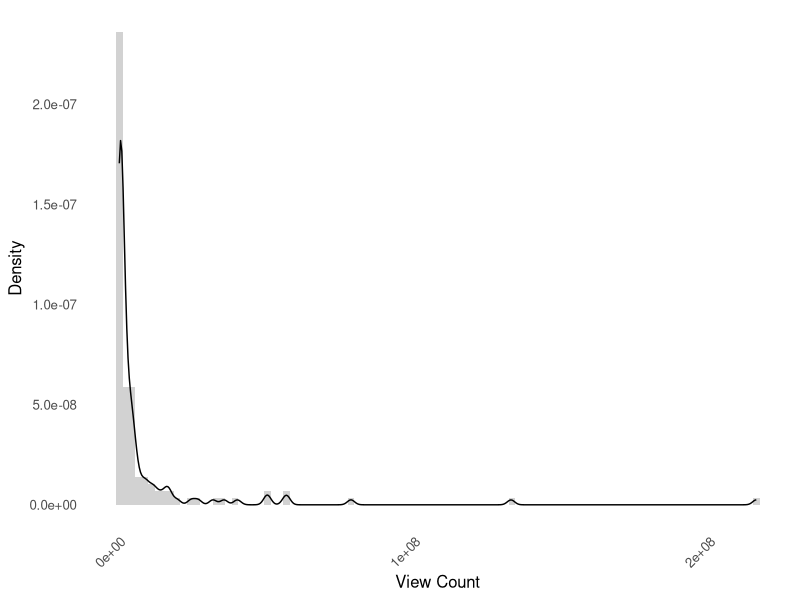
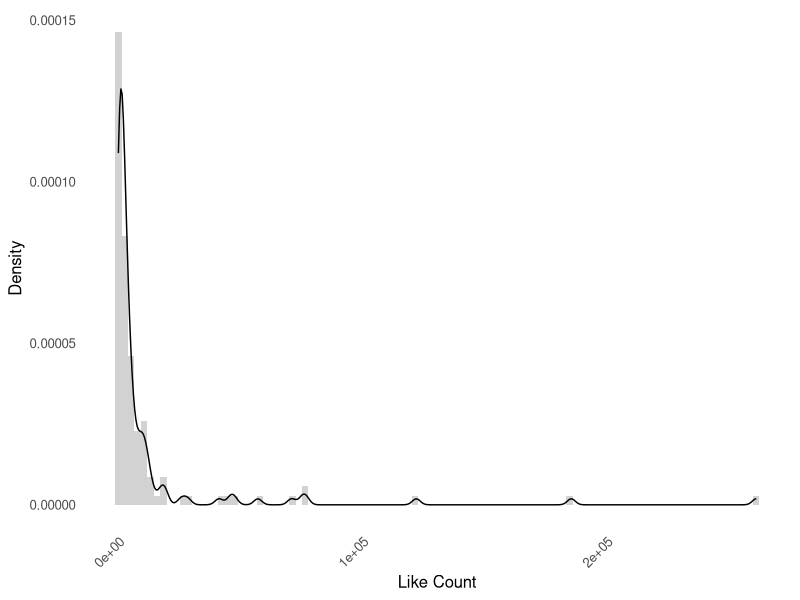
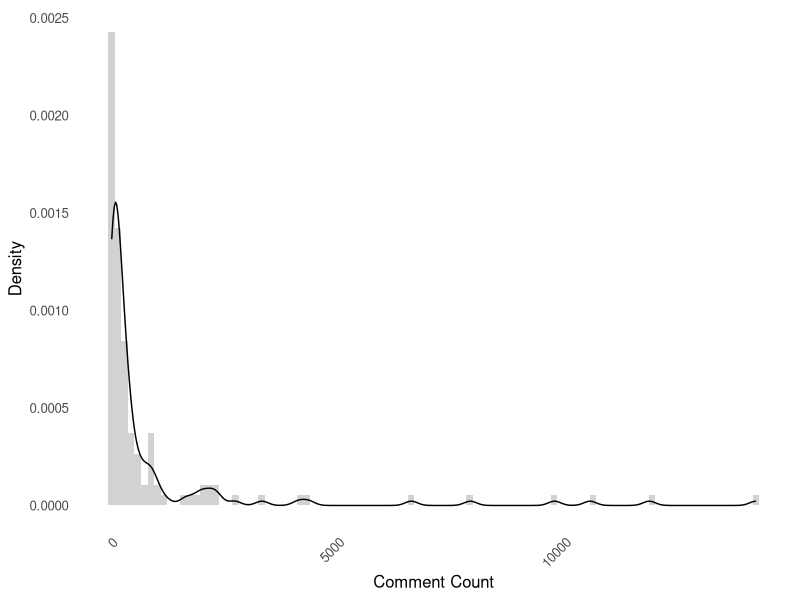

Generate these figures, in order, with R:
# Install and load necessary libraries
if (!require(ggplot2)) install.packages("ggplot2", dependencies=TRUE)
if (!require(GGally)) install.packages("GGally", dependencies=TRUE)
library(ggplot2)
library(GGally)

# Load data from CSV file
# Replace 'your_data.csv' with the path to your CSV file
data <- read.csv('Data/feature_matrix.csv')

# Define the columns that are the DVs you want to plot
dv_columns <- c("viewCount", "likeCount", "commentCount")

# Subset the data to include only the DVs
dv_data <- data[dv_columns]

# Create histograms with density plots and custom x-axis breaks

# Histogram for viewCount with adjusted x-axis breaks
p1 <- ggplot(dv_data, aes(x = viewCount)) +
  geom_histogram(aes(y = ..density..), bins = 100, fill = "grey", alpha = 0.7) +
  geom_density(color = "black", alpha = 0.7) +
  scale_x_continuous(breaks = seq(0, max(dv_data$viewCount), by = 100000000)) + # Adjust breaks
  labs(x = "View Count", y = "Density") +
  theme_minimal(base_size = 12) +
  theme(panel.background = element_rect(fill = "white", color = NA),
        plot.background = element_rect(fill = "white", color = NA),
        panel.grid.major = element_blank(),
        panel.grid.minor = element_blank(),
        axis.text.x = element_text(angle = 45, hjust = 1))

# Histogram for likeCount with default x-axis breaks
p2 <- ggplot(dv_data, aes(x = likeCount)) +
  geom_histogram(aes(y = ..density..), bins = 100, fill = "grey", alpha = 0.7) +
  geom_density(color = "black", alpha = 0.7) +
  labs(x = "Like Count", y = "Density") +
  theme_minimal(base_size = 12) +
  theme(panel.background = element_rect(fill = "white", color = NA),
        plot.background = element_rect(fill = "white", color = NA),
        panel.grid.major = element_blank(),
        panel.grid.minor = element_blank(),
        axis.text.x = element_text(angle = 45, hjust = 1))

# Histogram for commentCount with default x-axis breaks
p3 <- ggplot(dv_data, aes(x = commentCount)) +
  geom_histogram(aes(y = ..density..), bins = 100, fill = "grey", alpha = 0.7) +
  geom_density(color = "black", alpha = 0.7) +
  labs(x = "Comment Count", y = "Density") +
  theme_minimal(base_size = 12) +
  theme(panel.background = element_rect(fill = "white", color = NA),
        plot.background = element_rect(fill = "white", color = NA),
        panel.grid.major = element_blank(),
        panel.grid.minor = element_blank(),
        axis.text.x = element_text(angle = 45, hjust = 1))

# Display the plots separately
print(p1)
print(p2)
print(p3)